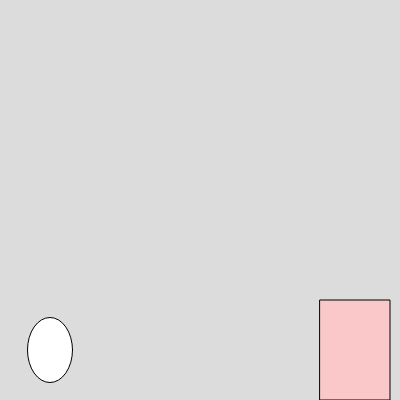
Frame 1 (no input)
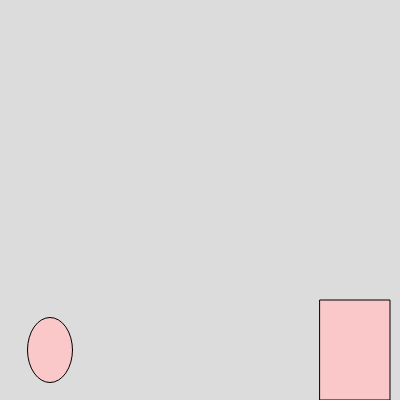
Frame 60 (no input)
Frame 120 (the mouse pressed at the canvas centre since frame 60): identical to frame 60, image omitted

The p5.js sketch that drew these frames (run headless with seeded random() and noise() and a simulated clock; from frame 60 on, the mouse is pressed at the canvas centre):

// p5.js sketch
// ── sketch.js
function setup() {
  createCanvas(400, 400);
}

function draw() {
  background(220);
  ellipse(50,350,45,65);

  fill(250,200,200);
  rect(320,300,70,100);
}

// ── sketch1.js
function setup() {
  createCanvas(600, 600);
  background(200);
}

function draw() {

  fill(250,200,200)
  ellipse(mouseX,100,100,100);
  
  fill(250,200,200)
  rect(320,300,70,100);
}

// ── sketch2.js
function setup() {
  createCanvas(400, 400);
  background(200);
}

function draw() {
  noStroke();
  fill(250,200,200)
  ellipse(mouseX,mouseY,100,100,100);
  
  fill(250,200,200)
  rect(320,300,70,100);
}

// ── sketch3.js
function setup() {
  createCanvas(400, 400);
  background(200);
}

function draw() {
  noStroke();
  fill(250,200,200)
  ellipse(mouseX,mouseY,100,100,100);
  
  fill(250,200,200)
  rect(320,300,70,100);
}

function mousePressed(){
  background(200);
}
